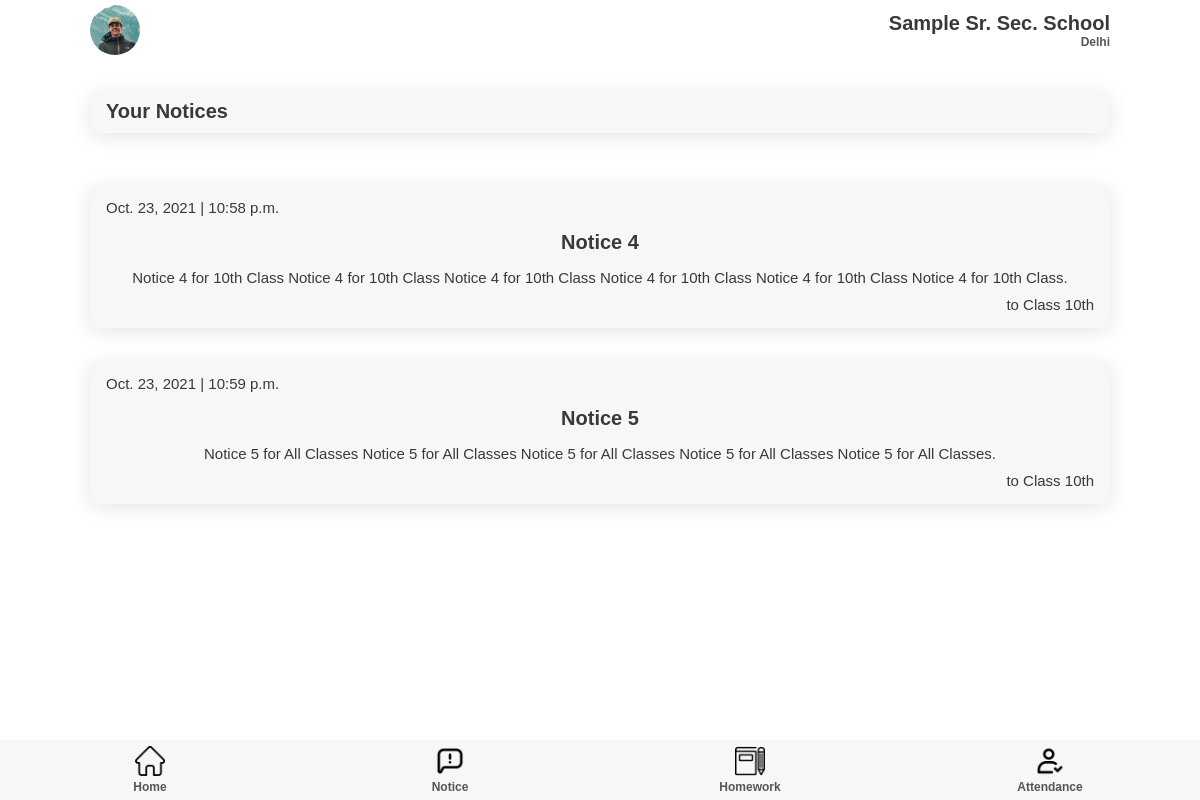
Screenshot of /notice/student/notice/ (signed in) with the database file from the repository.
### notice/models.py (models this page shows)
class receiver(models.Model):
        note = models.ForeignKey(notice, on_delete=models.PROTECT)
        receiver = models.ForeignKey(classSection, on_delete=models.PROTECT)

class notice(models.Model):
        topic = models.CharField(max_length=200)
        desc = models.CharField(max_length=2000)
        date = models.DateTimeField(auto_now=True)

### student/models.py (models this page shows)
class student(models.Model):
    fname = models.CharField(max_length=50)
    mname = models.CharField(max_length=50, blank=True, null=True)
    lname = models.CharField(max_length=50, blank=True, null=True)
    dob = models.DateField()
    email = models.EmailField(blank=True, null=True)
    phone = models.IntegerField(blank=True, null=True)
    fathername = models.CharField(max_length=70)
    mothername = models.CharField(max_length=70)
    fatherphone = models.IntegerField()
    fatheremail = models.EmailField(blank=True, null=True)
    address = models.CharField(max_length=200)
    ad_no = models.IntegerField()
    roll_no = models.IntegerField()
    Class = models.ForeignKey('teacher.classSection', on_delete=models.PROTECT)
    school = models.ForeignKey('superadmin.school', on_delete=models.PROTECT)
    user = models.OneToOneField(User, on_delete=models.CASCADE)
    username = models.CharField(max_length=50, blank=False, null=False)

### teacher/models.py (models this page shows)
class classSection(models.Model):
    Class = models.IntegerField()
    section = models.CharField(max_length=50)
    teacher = models.OneToOneField(teacher, on_delete=models.PROTECT)

### notice/views.py (the view)
# urls.py: path('student/notice/', views.studentNotice, name='studentNotice'),
def studentNotice(request):
    studentobj = student.objects.get(user = request.user)
    classobj = classSection.objects.get(Class = studentobj.Class.Class)
    notices = receiver.objects.filter(receiver = classobj)
    return render(request, 'notice.html', {'notices': notices, 'student': studentobj})

### templates/student/notice.html
{% extends 'index.html' %}
{% load static %}
{% block extra-head %}
    <link rel="stylesheet" href="{% static '/css/attendance.css' %}" />
    <link rel="stylesheet" href="{% static '/css/notice.css' %}" />
{% endblock extra-head %}
{% block nav %}
<section id="nav">
        <nav class="top-navbar">
          <div class="profile-picture">
            <img src="{% static '/img/profile.jpg' %}" />
          </div>
          <div class="school-name">
            <h2>Sample Sr. Sec. School</h2>
            <h5 class="faded">Delhi</h5>
          </div>
        </nav>
</section>
{% endblock nav %}
{% block content %}
<section id="main">
<section id="start-att">
        <div class="component-back">
          <div>
            <h2>Your Notices</h2>
          </div>
        </div>
      </section>
    <section id="home-menu">
        <div class="home-menu">
          {% for notice in notices %}
          <div class="menu-list notice-list">
            <p>{{ notice.note.date.date }} | {{ notice.note.date.time }}</p>
            <h2>{{ notice.note.topic }}</h2>
            <p>
              {{ notice.note.desc }}
            </p>
            <p>to Class {{ student.Class.Class }}th</p>
          </div>
          {% endfor %}
        </div>
      </section>
</section>
{% endblock content %}

### static/css/style.css (style rules this page uses)
:root { --dark-green: #1ab7ea; --light-green: #9cdabd; --dark-red: #fb3f4a; --light-red: #fb878e; --light-red: #2196f3; --light-grey: #f7f7f8; --dark-grey: #e7e7e8; --dark: #393939; --faded: #555555; --center-width: 85%; }
* { box-sizing: border-box; margin: 0; padding: 0; }
body { font-family: "Arial", sans-serif; -webkit-font-smoothing: antialiased; }
* { margin: 0; padding: 0; }
#main { margin: auto; margin-bottom: 60px; width: 100%; background-color: #fff; }
#nav { margin-bottom: 30px; }
.top-navbar { margin: auto; display: flex; justify-content: space-between; align-items: center; align-content: center; height: 60px; width: var(--center-width); }
.profile-picture { height: 50px; width: 50px; }
.profile-picture img { height: 100%; width: 100%; border-radius: 50px; object-fit: cover; }
.school-name { display: flex; flex-direction: column; align-items: flex-end; }
.home-menu, .goto { margin: 35px auto 0; width: var(--center-width); display: flex; flex-direction: column; justify-content: space-between; }
.menu-list, .component-back { background-color: var(--light-grey); border-radius: 10px; display: flex; justify-content: space-between; align-items: center; margin: 1em 0; padding: 10px 16px; transition: all 0.5s ease 0s; box-shadow: 0px 4px 20px rgba(0, 0, 0, 0.1); }
p { color: var(--dark); font-size: 15px; font-weight: 300; }
h2 { color: var(--dark); text-transform: capitalize; font-size: 20px; font-weight: 600; }
h5 { color: var(--dark); font-size: 12px; font-weight: 600; }
.faded { color: var(--faded); }

### static/css/attendance.css (style rules this page uses)
#start-att { width: 85%; margin: auto; }

### static/css/notice.css (style rules this page uses)
.notice-list { flex-direction: column; }
.notice-list > p:nth-child(1) { align-self: baseline; }
.notice-list > p:nth-child(4) { align-self: end; }
.notice-list > * { margin: 5px 0px; }
.notice-list h2 { margin: 10px 0; }

### rows the page displays
receiver: note "Oct. 23, 2021", note.date.time "10:58 p.m.", note.topic "Notice 4", note.desc "Notice 4 for 10th Class Notice 4 for 10th Class Notice 4 for 10th Class Notice 4 for 10th Class Notice 4 for 10th Class Notice 4 for 10th Class."
student: Class.Class "10"
receiver: note "Oct. 23, 2021", note.date.time "10:59 p.m.", note.topic "Notice 5", note.desc "Notice 5 for All Classes Notice 5 for All Classes Notice 5 for All Classes Notice 5 for All Classes Notice 5 for All Classes."
